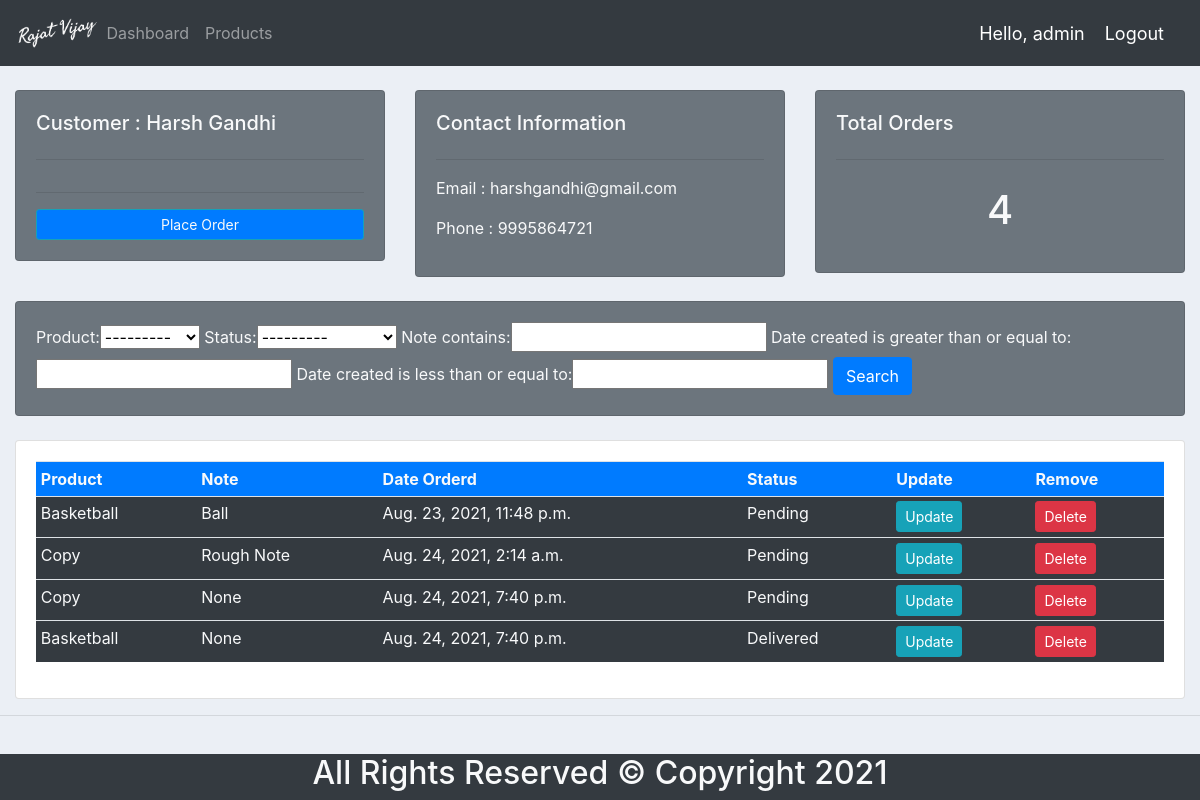
The app's page /customer/1/ (signed in) with its own data.
### accounts/models.py (models this page shows, shortened)
class Customer(models.Model):
	user = models.OneToOneField(User, null=True, on_delete=models.CASCADE)
	name = models.CharField(max_length=200, null=True)
	phone = models.CharField(max_length=200, null=True)
	email = models.CharField(max_length=200, null=True)
	profile_pic = models.ImageField(default="profilePicDemo.jpg", null=True, blank=True)
	date_created = models.DateTimeField(auto_now_add=True, null=True)

class Order(models.Model):
	STATUS = (
			('Pending', 'Pending'),
			('Out for delivery', 'Out for delivery'),
			('Delivered', 'Delivered'),
			)
	customer = models.ForeignKey(Customer, null=True, on_delete= models.SET_NULL)
	product = models.ForeignKey(Product, null=True, on_delete= models.SET_NULL)
	date_created = models.DateTimeField(auto_now_add=True, null=True)
	status = models.CharField(max_length=200, null=True, choices=STATUS)
	note = models.CharField(max_length=1000, null=True)

class Product(models.Model):
	CATEGORY = (
			('Indoor', 'Indoor'),
			('Out Door', 'Out Door'),
			)
	name = models.CharField(max_length=200, null=True)
	price = models.FloatField(null=True)
	category = models.CharField(max_length=200, null=True, choices=CATEGORY)
	description = models.CharField(max_length=200, null=True, blank=True)
	date_created = models.DateTimeField(auto_now_add=True, null=True)
	tags = models.ManyToManyField(Tag)
	def __str__(self):
		return self.name

### accounts/decorators.py (the view)
		def wrapper_func(request, *args, **kwargs):
			group = None
			if request.user.groups.exists():
				group = request.user.groups.all()[0].name
			if group in allowed_roles:
				return view_func(request, *args, **kwargs)
			else:
				return HttpResponse('You are not authorized to view this page')

### accounts/views.py (called while the page is built)
@login_required(login_url='login')
@allowed_users(allowed_roles=['admin'])
def customer(request, pk_test):
    customer = Customer.objects.get(id=pk_test)
    orders = customer.order_set.all()
    order_count = orders.count()
    myFilter = OrderFilter(request.GET, queryset=orders)
    orders = myFilter.qs
    context = {'customer':customer, 'orders':orders, 'order_count':order_count,
	'myFilter':myFilter}
    return render(request, 'accounts/customer.html',context)

### accounts/templates/accounts/customer.html (shortened to what this page needs)
{% extends 'accounts/main.html' %}
{% block content %}
<br>
<div class="row">
	<div class="col-md">
		<div class="card card-body bg-secondary text-light">
			<h5>Customer : {{customer.name}}</h5>
			<hr><hr>
			<a class="btn btn-outline-info bg-primary btn-sm btn-block text-light" href="{% url 'create_order' customer.id %}">Place Order</a>
		</div>
	</div>
	<div class="col-md">
		<div class="card card-body bg-secondary text-light">
			<h5>Contact Information</h5>
			<hr>
			<p>Email : {{customer.email}} </p>
			<p>Phone : {{customer.phone}} </p>
		</div>
	</div>
	<div class="col-md">
		<div class="card card-body bg-secondary text-light">
			<h5>Total Orders</h5>
			<hr>
			<h1 style="text-align: center;padding: 10px">{{order_count}}</h1>
		</div>
	</div>
</div>
<br>
<div class="row">
	<div class="col">
		<div class="card card-body bg-secondary text-light">
			<form method="get">
				{{myFilter.form}}
				<button class="btn btn-primary" type="submit">Search</button>
			</form>
		</div>
	</div>
</div>
<br>
<div class="row">
	<div class="col-md">
		<div class="card card-body">
			<table class="table table-sm bg-dark text-light">
				<tr class="bg-primary">
					<th>Product</th>
					<th>Note</th>
					<th>Date Orderd</th>
					<th>Status</th>
					<th>Update</th>
					<th>Remove</th>
				</tr>
				{% for order in orders %}
				<tr>
					<td>{{order.product}}</td>
					<td>{{order.note}}</td>
					<td>{{order.date_created}}</td>
					<td>{{order.status}}</td>
					<td><a class="btn btn-sm btn-info" href="{% url 'update_order' order.id %}">Update</a></td>
					<td><a class="btn btn-sm btn-danger" href="{% url 'delete_order' order.id %}">Delete</a></td>
				</tr>
				{% endfor %}
			</table>
		</div>
	</div>
</div>
{% endblock %}

### accounts/templates/accounts/navbar.html (shortened to what this page needs)
{% load static %}
<nav class="navbar navbar-expand-lg navbar-dark bg-dark">
    <img src="{% static 'images/myLogo.png' %}" alt="" height="50">
    <div class="collapse navbar-collapse" id="navbarNav">
        <ul class="navbar-nav">
            {% if request.user.is_staff %}
            <li class="nav-item ">
                <a class="nav-link" href="{% url 'home' %}">Dashboard</a>
            </li>
            <li class="nav-item">
                <a class="nav-link" href="{% url 'products' %}">Products</a>
            </li>
            {% else %}
            <li class="nav-item">
                <a class="nav-link" href="{% url 'account' %}">Settings</a>
            </li>
            {% endif %}
        </ul>
    </div>
    <span class="hello-msg">Hello, {{request.user}}</span>
    <span ><a  class="hello-msg" href="{% url 'logout' %}">Logout</a></span>
</nav>

### static/css/main.css (style rules this page uses)
body { background-color: #ebeff5; }

### accounts/templates/accounts/navbar.html (style rules this page uses)
.hello-msg { font-size: 18px; color: #fff; margin-right: 20px; }

### records on screen
Customer: name "Harsh Gandhi", email "harshgandhi@gmail.com", phone "9995864721"
Order: product "Basketball", note "Ball", date_created "Aug. 23, 2021, 11:48 p.m.", status "Pending"
Order: product "Copy", note "Rough Note", date_created "Aug. 24, 2021, 2:14 a.m.", status "Pending"
Order: product "Copy", note "None", date_created "Aug. 24, 2021, 7:40 p.m.", status "Pending"
Order: product "Basketball", note "None", date_created "Aug. 24, 2021, 7:40 p.m.", status "Delivered"

### other values on screen
{{ request.user }} "admin"
{{ order_count }} "4"
